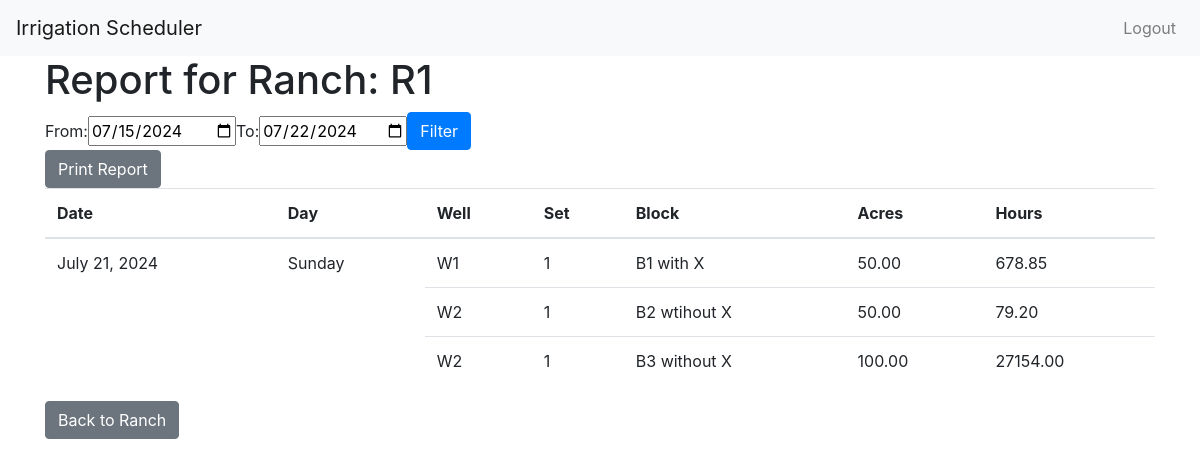
The page /scheduler/ranch/6/report/ (signed in) on the database its author committed.
### scheduler/models.py (models this page shows, shortened)
class Ranch(models.Model):
    name = models.CharField(max_length=100)
    allocation = models.DecimalField(max_digits=10, decimal_places=2)

class IrrigationHistory(models.Model):
    block = models.ForeignKey(Block, on_delete=models.CASCADE, related_name='irrigation_histories')
    date = models.DateField(auto_now_add=True)
    minutes_irrigated = models.DecimalField(max_digits=10, decimal_places=2)
    gallons_used = models.DecimalField(max_digits=15, decimal_places=2)
    acre_feet_used = models.DecimalField(max_digits=10, decimal_places=4)
    days_between_irrigations = models.IntegerField(null=True, blank=True)
    interval_between_irrigations = models.IntegerField(null=True, blank=True)
    well = models.ForeignKey(Well, on_delete=models.CASCADE, related_name='irrigation_histories', null=True, blank=True)

class Well(models.Model):
    name = models.CharField(max_length=100)
    ranch = models.ForeignKey(Ranch, on_delete=models.CASCADE, related_name='wells')
    gpm = models.DecimalField(max_digits=10, decimal_places=2, default=0.0)

class Block(models.Model):
    name = models.CharField(max_length=100)
    set = models.ForeignKey(IrrigationSet, on_delete=models.CASCADE, related_name='blocks')
    variety = models.CharField(max_length=100)
    acreage = models.DecimalField(max_digits=10, decimal_places=2)
    gpm = models.DecimalField(max_digits=10, decimal_places=2)
    tree_spacing = models.DecimalField(max_digits=10, decimal_places=2, null=True, blank=True)
    emitter_output = models.DecimalField(max_digits=10, decimal_places=2, null=True, blank=True)
    has_crop_x = models.BooleanField(default=True)
    et_crop_coefficient = models.DecimalField(max_digits=5, decimal_places=2, null=True, blank=True)
    days_between_irrigations = models.IntegerField(null=True, blank=True)
    interval_between_irrigations = models.IntegerField(null=True, blank=True)
    water_quality = models.DecimalField(max_digits=5, decimal_places=2, null=True, blank=True)
    well = models.ForeignKey(Well, on_delete=models.CASCADE, related_name='blocks', null=True, blank=True)

class IrrigationSet(models.Model):
    number = models.PositiveIntegerField()
    ranch = models.ForeignKey(Ranch, on_delete=models.CASCADE, related_name='irrigation_sets')

### scheduler/views.py (the view)
# urls.py: path('ranch/<int:ranch_id>/report/', views.ranch_report, name='ranch_report'),
@login_required
def ranch_report(request, ranch_id):
    ranch = Ranch.objects.get(id=ranch_id)
    if request.method == 'POST':
        form = DateRangeForm(request.POST)
        if form.is_valid():
            from_date = form.cleaned_data['from_date']
            to_date = form.cleaned_data['to_date']
    else:
        from_date = timezone.now().date() - timedelta(days=7)
        to_date = timezone.now().date()
        form = DateRangeForm(initial={'from_date': from_date, 'to_date': to_date})
    histories = IrrigationHistory.objects.filter(block__set__ranch=ranch, date__range=[from_date, to_date]).order_by('date', 'block__set', 'block')
    report_data = []
    for date in (from_date + timedelta(days=n) for n in range((to_date - from_date).days + 1)):
        day_histories = histories.filter(date=date)
        if day_histories.exists():
            day_data = {
                'date': date,
                'day': date.strftime('%A'),
                'histories': day_histories
            }
            report_data.append(day_data)
    return render(request, 'scheduler/ranch_report.html', {'ranch': ranch, 'report_data': report_data, 'form': form})

### scheduler/forms.py
class DateRangeForm(forms.Form):
    from_date = forms.DateField(initial=timezone.now().date() - timedelta(days=7), widget=forms.DateInput(attrs={'type': 'date'}))
    to_date = forms.DateField(initial=timezone.now().date(), widget=forms.DateInput(attrs={'type': 'date'}))

### scheduler/templates/scheduler/ranch_report.html (shortened to what this page needs)
{% extends "base_generic.html" %}
{% block content %}
<h1>Report for Ranch: {{ ranch.name }}</h1>
<form method="post" class="form-inline">
    <div class="form-group">
        <label for="from_date">From:</label>
        {{ form.from_date }}
    </div>
    <div class="form-group">
        <label for="to_date">To:</label>
        {{ form.to_date }}
    </div>
    <button type="submit" class="btn btn-primary">Filter</button>
</form>
<button onclick="window.print()" class="btn btn-secondary">Print Report</button>
<table class="table">
    <thead>
        <tr>
            <th>Date</th>
            <th>Day</th>
            <th>Well</th>
            <th>Set</th>
            <th>Block</th>
            <th>Acres</th>
            <th>Hours</th>
        </tr>
    </thead>
    <tbody>
        {% for day_data in report_data %}
            {% for history in day_data.histories %}
            <tr>
                {% if forloop.first %}
                <td rowspan="{{ day_data.histories.count }}">{{ day_data.date }}</td>
                <td rowspan="{{ day_data.histories.count }}">{{ day_data.day }}</td>
                {% endif %}
                <td>{{ history.well.name }}</td>
                <td>{{ history.block.set.number }}</td>
                <td>{{ history.block.name }}</td>
                <td>{{ history.block.acreage }}</td>
                <td>{{ history.minutes_irrigated|floatformat:2 }}</td>
            </tr>
            {% endfor %}
        {% endfor %}
    </tbody>
</table>
<a href="{% url 'ranch_detail' ranch.id %}" class="btn btn-secondary">Back to Ranch</a>
{% endblock %}

### scheduler/templates/base_generic.html (shortened to what this page needs)
<!DOCTYPE html>
<html>
<head>
    <link rel="stylesheet" href="https://stackpath.bootstrapcdn.com/bootstrap/4.5.2/css/bootstrap.min.css">
</head>
<body>
    <nav class="navbar navbar-expand-lg navbar-light bg-light">
        <a class="navbar-brand" href="{% url 'home' %}">Irrigation Scheduler</a>
        <div class="collapse navbar-collapse">
            <ul class="navbar-nav ml-auto">
                {% if user.is_authenticated %}
                <li class="nav-item"><a class="nav-link" href="{% url 'logout' %}">Logout</a></li>
                {% else %}
                <li class="nav-item"><a class="nav-link" href="{% url 'login' %}">Login</a></li>
                <li class="nav-item"><a class="nav-link" href="{% url 'register' %}">Register</a></li>
                {% endif %}
            </ul>
        </div>
    </nav>
    <div class="container">
        {% block content %}
        {% endblock %}
    </div>
</body>
</html>

### rows shown on the page
Ranch: name "R1"
IrrigationHistory: date "July 21, 2024", day "Sunday", well.name "W1", block.set.number "1", block.name "B1 with X", block.acreage "50.00", minutes_irrigated "678.85"
IrrigationHistory: well.name "W2", block.set.number "1", block.name "B2 wtihout X", block.acreage "50.00", minutes_irrigated "79.20"
IrrigationHistory: well.name "W2", block.set.number "1", block.name "B3 without X", block.acreage "100.00", minutes_irrigated "27154.00"
